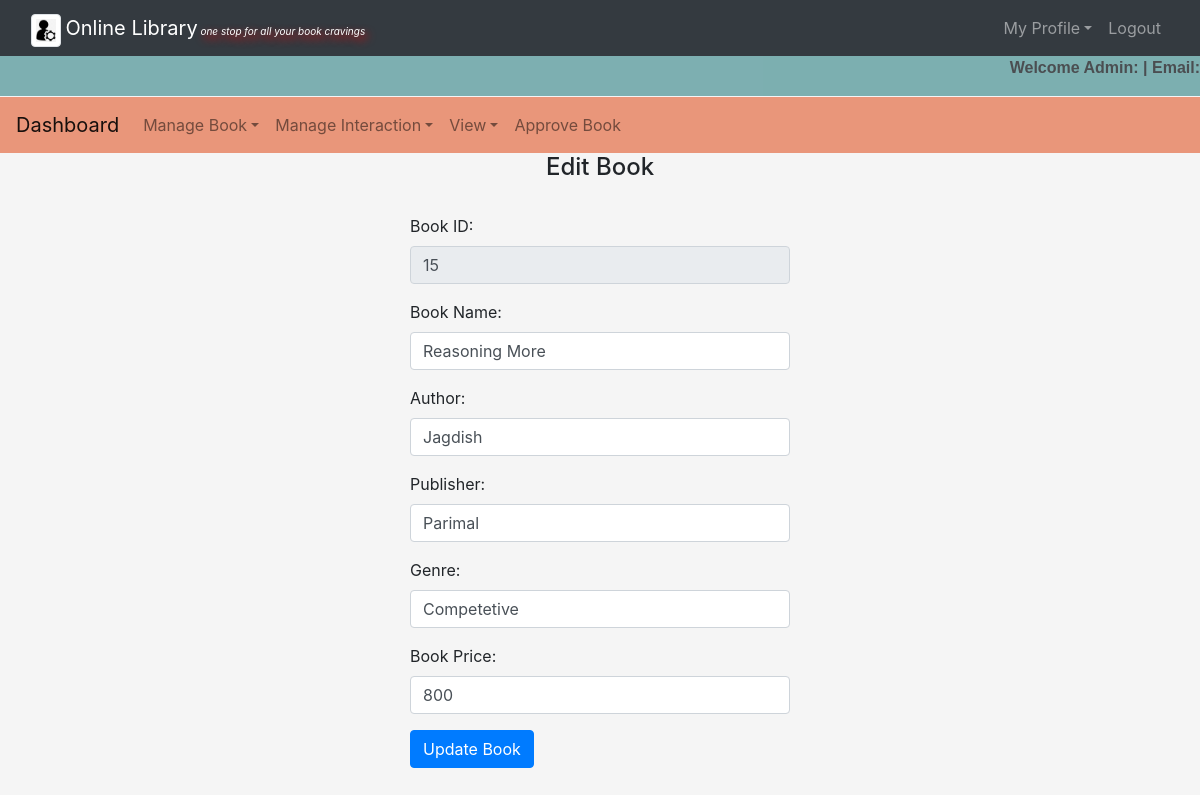
/admin/bookedit.php?bn=15, run on the app's committed database.
### tables this page shows
CREATE TABLE `book` (
  `id` int(20) NOT NULL,
  `name` varchar(50) NOT NULL,
  `author` varchar(30) NOT NULL,
  `publisher` varchar(30) NOT NULL,
  `genre` varchar(20) NOT NULL,
  `price` decimal(20,0) NOT NULL
);

### admin/bookedit.php (the view, shortened to what this page needs)
<?php
	require('common.php');
	$connection = mysqli_connect("localhost","root","");
	$book_name = "";
	$id = "";
	$author = "";
	$publisher = "";
    $genre = "";
	$price = "";
	$query = "select * from book where id = $_GET[bn]";
	$query_run = mysqli_query($connection,$query);
	while ($row = mysqli_fetch_assoc($query_run)){
		$book_name = $row['name'];
		$id = $row['id'];
		$author = $row['author'];
        $publisher = $row['publisher'];
		$genre = $row['genre'];
		$price = $row['price'];
	}
?>
<!DOCTYPE html>
<html>
    <body>
<center><h4>Edit Book</h4><br></center>
		<div class="row">
			<div class="col-md-4"></div>
			<div class="col-md-4">
				<form action="" method="post">
					<div class="form-group">
						<label for="mobile">Book ID:</label>
						<input type="text" name="book_no" value="<?php echo $id;?>" class="form-control" disabled required>
					</div>
					<div class="form-group">
						<label for="email">Book Name:</label>
						<input type="text" name="book_name" value="<?php echo $book_name;?>" class="form-control" required>
					</div>
					<div class="form-group">
						<label for="mobile">Author:</label>
						<input type="text" name="author" value="<?php echo $author;?>" class="form-control" required>
					</div>
					<div class="form-group">
						<label for="mobile">Publisher:</label>
						<input type="text" name="publisher" value="<?php echo $publisher;?>" class="form-control" required>
					</div>
					<div class="form-group">
						<label for="mobile">Genre:</label>
						<input type="text" name="genre" value="<?php echo $genre;?>" class="form-control" required>
					</div>
                    <div class="form-group">
						<label for="mobile">Book Price:</label>
						<input type="text" name="price" value="<?php echo $price;?>" class="form-control" required>
					</div>
					<button type="submit" name="update" class="btn btn-primary">Update Book</button>
				</form>
			</div>
			<div class="col-md-4"></div>
		</div>
</body>
</html>

### admin/style1.css (style rules this page uses)
body { background-color: whitesmoke; }

### data on the page
book: book_no "15", book_name "Reasoning More", author "Jagdish", publisher "Parimal", genre "Competetive", price "800"
